Frame 1 (no input): blank canvas, image omitted
Frame 60 (the mouse pressed at the canvas centre just before this capture): blank canvas, image omitted
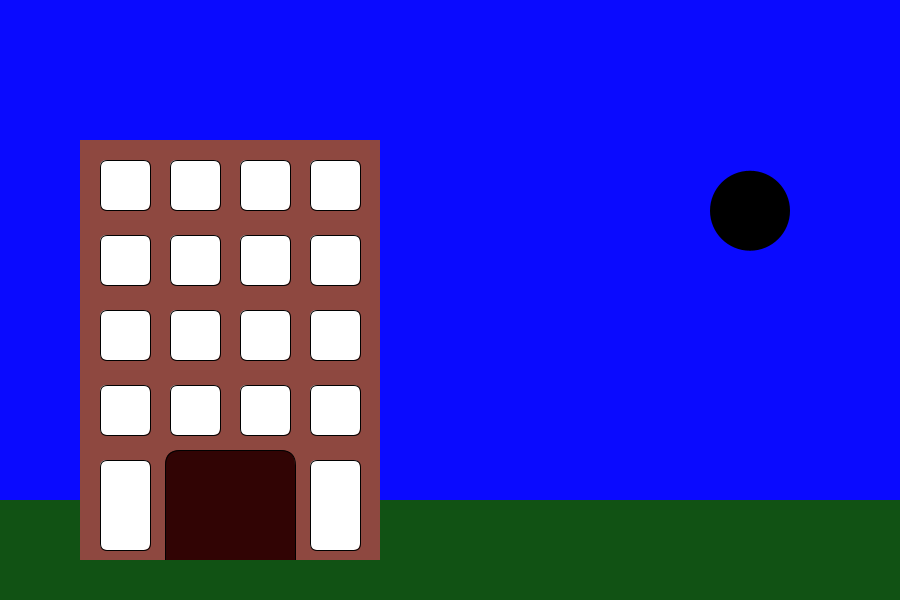
Frame 120 (the mouse held since frame 60 and released just before this capture)

The Processing sketch whose frames 1 and 60 were blank and that drew this single picture after the mouse press (run headless with seeded random() and noise(); from frame 60 on, the mouse is pressed at the canvas centre):

// Processing sketch: processing_123643
// ── processing_123643.pde

float y;
float easing = 0.02;

int value=0;

void setup() {
  noStroke(); 
  size (900, 600);
  colorMode(RGB);
}

void draw() { 

  fill(value);
  background(10, 10, mouseY+30, 50); 
  float targetY = mouseY;
  float dy = targetY - y;
  if (abs(dy) > 1) {
    y += dy * easing;

    fill(#8E4840);
    noStroke();
    rect(80, 140, 300, 420);

    stroke(1);
    for (int a=0;a<40;a=a+10) {
      for ( int b=0; b<20;b=b+5) {
        fill(255);
        rect(100+a*7, 160+b*15, 50, 50, 7);
      }
    }

    rect(100, 460, 50, 90, 7);
    rect(310, 460, 50, 90, 7);

    fill(#310404);
    rect(165, 450, 130, 110, 15, 15, 0, 0);
    noStroke();
    if (mouseY<255)
      fill(255);
    else
      fill(value, value, 0);
    ellipse(750, y, 80, 80);
    fill(#115214);
    rect(0, 560, width, 40);
    rect(0, 500, 80, 100);
    rect(380, 500, 620, 100);

  }
}

void mouseMoved() {
  value=value+5;
  if (value>255) {
    value=255;
  }
}
